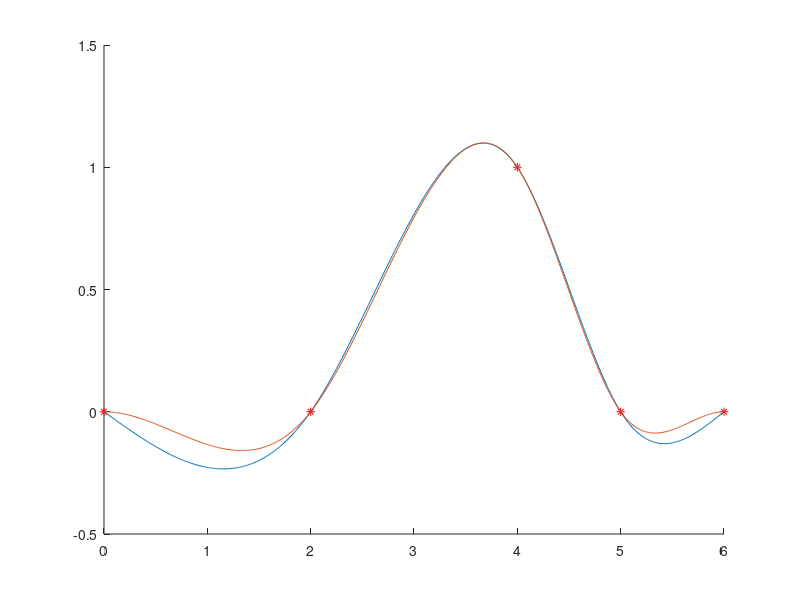

Write the MATLAB code that produced this figure.
t=[0 2 4 5 6];
y=[0 0 1 0 0];
pn=csape(t,y,"variational");
pr=csape(t,y,"complete",[0,0]);
tt=0:0.01:6;
yy=fnval(pn,tt);
hold on;
% 3.1
plot(t,y,"r*");
plot(tt,yy);
% 3.2
yy=fnval(pr,tt);
hold on;
plot(tt,yy);

